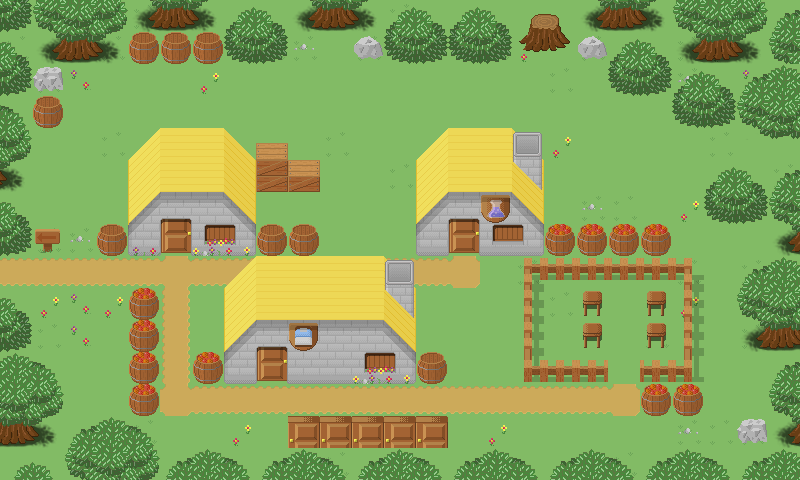

A 2D game scene composited from a Tiled map and its tileset images. What follows is a short description and the map's XML, with each tile layer's data collapsed to a summary:
An orthogonal 25x15 tile map with 32x32 px tiles, 4 tile layers (grass, plants, road, city) and 7 objects.

<map version="1.0" orientation="orthogonal" renderorder="right-down" width="25" height="15" tilewidth="32" tileheight="32" backgroundcolor="#801517" nextobjectid="48">
 <properties>
  <property name="Author" value="Silveira Neto" />
  <property name="Year" value="2009" />
 </properties>
 <tileset firstgid="1" name="素材" tilewidth="32" tileheight="32">
  <image source="free_tileset_version_10.png" width="480" height="1216" />
  <tile id="35">
   <properties>
    <property name="dd" value="e" />
   </properties>
   <objectgroup draworder="index">
    <object id="0" x="-1" y="3">
     <polyline points="0,0 29,0 32,18 19,29 2,22 -4,3 2,0" />
    </object>
    <object id="0" x="0" y="5" width="20" height="19">
     <ellipse />
    </object>
    <object id="0" x="6" y="13">
     <polygon points="0,0 16,0 12,9" />
    </object>
   </objectgroup>
  </tile>
  <tile id="186">
   <animation>
    <frame tileid="263" duration="100" />
    <frame tileid="278" duration="100" />
    <frame tileid="293" duration="100" />
   </animation>
  </tile>
  <tile id="422">
   <objectgroup draworder="index">
    <object id="0" x="-4" y="-2" width="57" height="56" />
   </objectgroup>
   <animation>
    <frame tileid="304" duration="100" />
    <frame tileid="319" duration="100" />
    <frame tileid="286" duration="100" />
    <frame tileid="256" duration="100" />
   </animation>
  </tile>
 </tileset>
 <layer name="grass" width="25" height="15">
  <properties>
   <property name="aa" value="aa" />
  </properties>
  <data>[375 cells, 375 non-empty, 5 distinct tile ids]</data>
 </layer>
 <layer name="plants" width="25" height="15">
  <data>[375 cells, 126 non-empty, 36 distinct tile ids]</data>
 </layer>
 <layer name="road" width="25" height="15">
  <data>[375 cells, 81 non-empty, 16 distinct tile ids]</data>
 </layer>
 <layer name="city" width="25" height="15">
  <data>[375 cells, 56 non-empty, 25 distinct tile ids]</data>
 </layer>
 <objectgroup name="object">
  <object id="42" x="314" y="201" width="66" height="46" />
  <object id="43" x="399" y="181">
   <polyline points="0,0 85,-35 73,92 0,2" />
  </object>
  <object id="47" gid="542" x="256" y="128" width="32" height="32" />
 </objectgroup>
</map>
